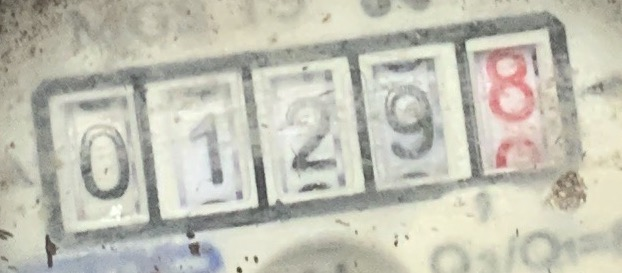
#> input picture images/meter_for_test_3.jpeg, 622 x 273 px
$ python hough_transform.py
#> lines starting #> are read from the running program, lines starting #| are printed output that depends on the picture; after the words box and inside, x2 and y2 are one past the last pixel; in counts of white or black regions, pixels touching at a corner belong together
import numpy as np
import matplotlib.pyplot as plt
from skimage.color import rgb2gray
from skimage.transform import rotate
from skimage.transform import (hough_line, hough_line_peaks, resize)
from scipy.stats import mode
from skimage import io
import cv2 as cv
from skimage.filters import threshold_otsu, sobel


def binarizeImage(RGB_image):

    image = rgb2gray(RGB_image)
    threshold = threshold_otsu(image)
    bina_image = image < threshold

    return bina_image


def findEdges(bina_image):

    image_edges = sobel(bina_image)

    # plt.imshow(bina_image, cmap='gray')
    # plt.axis('off')
    # plt.title('Binary Image Edges')

    return image_edges


def findTiltAngle(image_edges):

    h, theta, d = hough_line(image_edges)
    accum, angles, dists = hough_line_peaks(h, theta, d)
    angle = np.rad2deg(mode(angles, keepdims=True)[0][0])

    if (angle < 0):
        return angle + 90
    else:
        return angle - 90


def rotateImage(RGB_image, angle):
    height, width, depth = RGB_image.shape
    max_size = width
    if height > width:
        add_more = int((height - width)/2)
        resized_img = cv.copyMakeBorder(RGB_image, 0, 0, add_more, add_more,
                                        cv.BORDER_CONSTANT, None, value=0)
    else:
        add_more = int((width - height)/2)
        resized_img = cv.copyMakeBorder(RGB_image, add_more, add_more, 0, 0,
                                        cv.BORDER_CONSTANT, None, value=0)

    fixed_image = rotate(resized_img, angle)

    return fixed_image


def generalPipeline(img, is_save=False):
    image = io.imread(img)
    try:
        bina_image = binarizeImage(image)
        image_edges = findEdges(bina_image)
        angle = findTiltAngle(image_edges)
        fixed_image = rotateImage(image, angle)
        # =============================================================================
        if is_save:
            io.imsave(img, (fixed_image*255).astype(np.uint8))
        else:
            plt.imshow(fixed_image)
            plt.axis('off')
            plt.title('Fixed Image')
            plt.show()
        # =============================================================================
        return fixed_image, img
    except:
        print('error')
        return image, img


if __name__ == "__main__":
    img_ptah_3 = './images/meter_for_test_3.jpeg'
    generalPipeline(img_ptah_3, False)
#> in generalPipeline, image is the input picture: shape (273, 622, 3); mean R, G, B 194.1, 193.5, 180.2
#> in binarizeImage, `threshold = threshold_otsu(image)`: threshold = 0.721
#> in binarizeImage, `bina_image = image < threshold`:
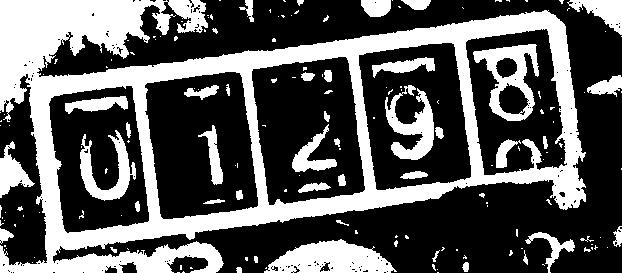
#> bina_image: shape (273, 622) bool; 35.6% white; 166 white regions (119 under 20 px), largest, box (x1, y1, x2, y2) and area: (0, 0, 586, 273) 43331, (264, 239, 397, 273) 2893, (473, 44, 539, 121) 2093
#> in findTiltAngle, `h, theta, d = hough_line(image_edges)`: theta = 180 values from -1.57 to 1.55; d = 1361 values from -680 to 680
#> in findTiltAngle, `accum, angles, dists = hough_line_peaks(h, theta, d)`: accum = [398, 395, 391, 375]; angles = [1.43, 1.43, 1.43, 1.43]; dists = [103, 86, 240, 257]
#> in findTiltAngle, `angle = np.rad2deg(mode(angles, keepdims=True)[0][0])`: angle = 82
#> in generalPipeline, `angle = findTiltAngle(image_edges)`: angle = -8
    img_ptah_4 = './images/meter_for_test_4.jpeg'
    generalPipeline(img_ptah_4, False)
#> call 2 of generalPipeline, with img = './images/meter_for_test_4.jpeg', is_save = False
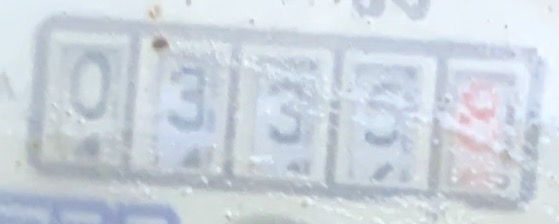
#> input picture images/meter_for_test_4.jpeg, 559 x 224 px
#> in generalPipeline, image is the input picture: shape (224, 559, 3); mean R, G, B 203.8, 212.6, 221.4
#> in binarizeImage (call 2), `bina_image = image < threshold`: bina_image: shape (224, 559) bool; 39.8% white; 112 white regions (70 under 20 px), largest, box (x1, y1, x2, y2) and area: (0, 13, 542, 224) 40491, (336, 37, 486, 112) 1919, (268, 102, 319, 149) 1149
#> in findTiltAngle (call 2), `h, theta, d = hough_line(image_edges)`:
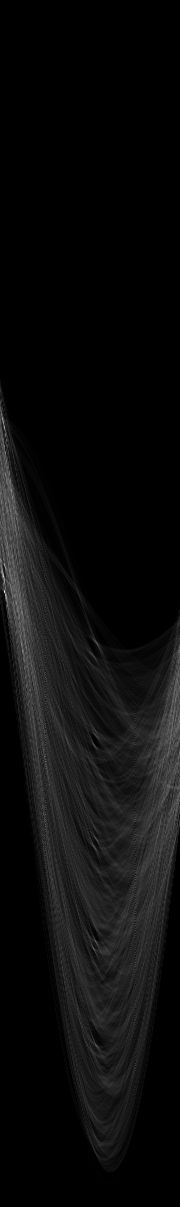
#> h: shape (1207, 180) uint64; min 0, max 362, mean 17.3; drawn with min black and max white
#> in findTiltAngle (call 2), `h, theta, d = hough_line(image_edges)`: d = 1207 values from -603 to 603
#> in findTiltAngle (call 2), `accum, angles, dists = hough_line_peaks(h, theta, d)`: accum = [362, 288, 242, 218, 193, 187, 184, 182]; angles = [-1.5, -1.52, -1.5, -1.5, -1.5, -1.38, -1.2, -1.48]; dists = [-12, -27, -176, -39, -157, -114, 40, -129]
#> in findTiltAngle (call 2), `angle = np.rad2deg(mode(angles, keepdims=True)[0][0])`: angle = -86
#> in generalPipeline (call 2), `angle = findTiltAngle(image_edges)`: angle = 4
    img_ptah_5 = './images/meter_for_test_5.jpeg'
    generalPipeline(img_ptah_5, False)
#> call 3 of generalPipeline, with img = './images/meter_for_test_5.jpeg', is_save = False
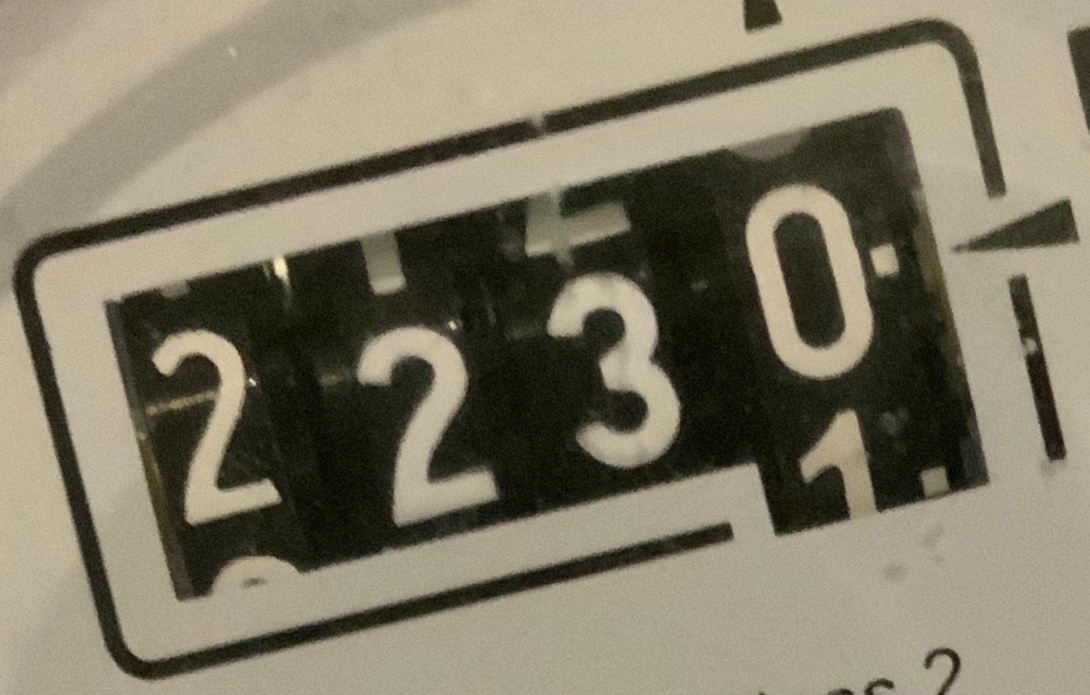
#> input picture images/meter_for_test_5.jpeg, 1090 x 695 px
#> in generalPipeline, image is the input picture: shape (695, 1090, 3); mean R, G, B 128.6, 121.8, 101.8
#> in binarizeImage (call 3), `image = rgb2gray(RGB_image)`:
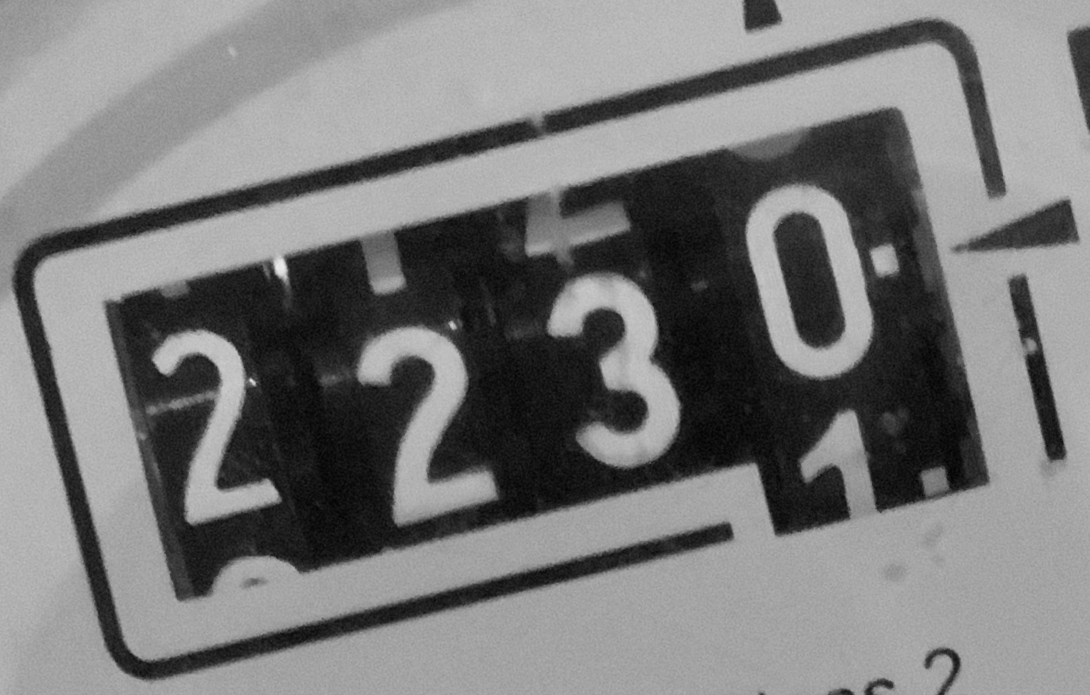
#> image: shape (695, 1090) float64; min 0.00842, max 0.926, mean 0.478
#> in binarizeImage (call 3), `threshold = threshold_otsu(image)`: threshold = 0.404
#> in binarizeImage (call 3), `bina_image = image < threshold`: bina_image: shape (695, 1090) bool; 35.6% white; 25 white regions (15 under 20 px), largest, box (x1, y1, x2, y2) and area: (105, 108, 989, 601) 210613, (12, 20, 1006, 680) 42964, (774, 212, 845, 348) 6197
#> in findTiltAngle (call 3), `h, theta, d = hough_line(image_edges)`:
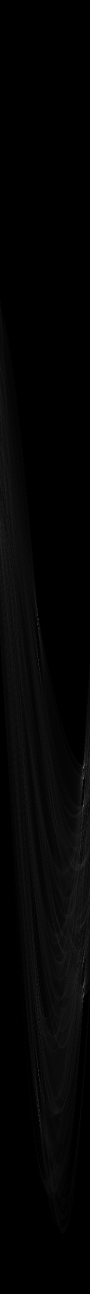
#> h: shape (2587, 180) uint64 (shown at 1/2 size); min 0, max 714, mean 12.6; drawn with min black and max white
#> in findTiltAngle (call 3), `h, theta, d = hough_line(image_edges)`: d = 2587 values from -1293 to 1293
#> in findTiltAngle (call 3), `accum, angles, dists = hough_line_peaks(h, theta, d)`: accum = [714, 676, 515, 445, 430, 412]; angles = [1.33, 1.33, 1.33, 1.33, 1.33, 1.33]; dists = [242, 263, 318, 680, 700, 629]
#> in findTiltAngle (call 3), `angle = np.rad2deg(mode(angles, keepdims=True)[0][0])`: angle = 76
#> in generalPipeline (call 3), `angle = findTiltAngle(image_edges)`: angle = -14
#> call 3 of rotateImage, with angle = -14
#> in rotateImage (call 3), `fixed_image = rotate(resized_img, angle)`:
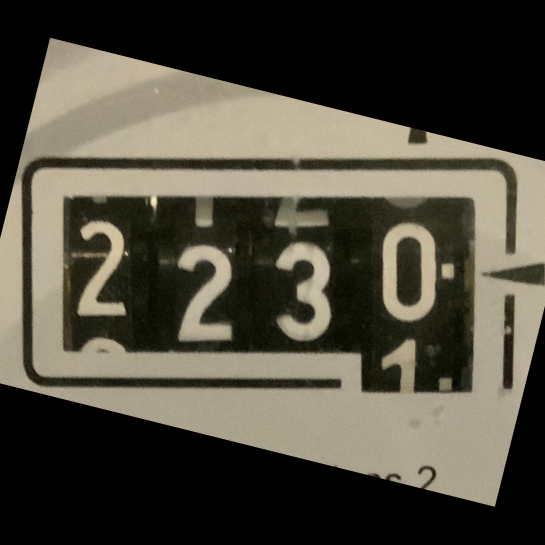
#> fixed_image: shape (1089, 1090, 3) float64 (shown at 1/2 size); mean R, G, B 0.31, 0.294, 0.245
    # img_ptah_5 = './run_meter/1677607918/crops/model 1/img1.jpg'
    # generalPipeline(img_ptah_5, False)
